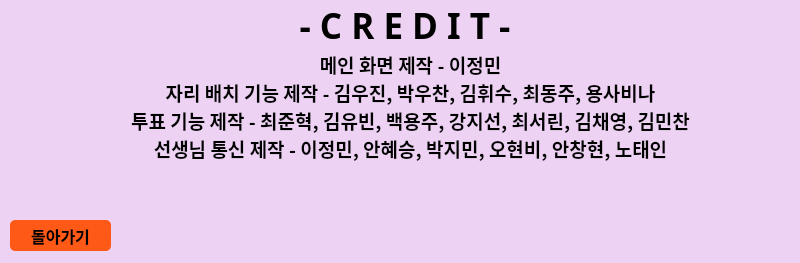
<?xml version="1.0" encoding="UTF-8"?>
<ui version="4.0">
 <class>Dialog</class>
 <widget class="QDialog" name="Dialog">
  <property name="geometry">
   <rect>
    <x>0</x>
    <y>0</y>
    <width>800</width>
    <height>263</height>
   </rect>
  </property>
  <property name="windowTitle">
   <string>Dialog</string>
  </property>
  <widget class="QLabel" name="label">
   <property name="geometry">
    <rect>
     <x>0</x>
     <y>0</y>
     <width>802</width>
     <height>351</height>
    </rect>
   </property>
   <property name="font">
    <font>
     <pointsize>15</pointsize>
    </font>
   </property>
   <property name="styleSheet">
    <string notr="true">background-color : #EDD2F3;</string>
   </property>
   <property name="text">
    <string/>
   </property>
   <property name="indent">
    <number>-1</number>
   </property>
  </widget>
  <widget class="QLabel" name="title">
   <property name="geometry">
    <rect>
     <x>0</x>
     <y>0</y>
     <width>801</width>
     <height>51</height>
    </rect>
   </property>
   <property name="font">
    <font>
     <family>Noto Sans CJK KR Black</family>
     <pointsize>26</pointsize>
     <weight>75</weight>
     <bold>true</bold>
    </font>
   </property>
   <property name="text">
    <string> - C R E D I T -</string>
   </property>
   <property name="alignment">
    <set>Qt::AlignCenter</set>
   </property>
  </widget>
  <widget class="QLabel" name="title_2">
   <property name="geometry">
    <rect>
     <x>100</x>
     <y>50</y>
     <width>621</width>
     <height>271</height>
    </rect>
   </property>
   <property name="font">
    <font>
     <family>Noto Sans CJK KR Black</family>
     <pointsize>14</pointsize>
     <weight>75</weight>
     <bold>true</bold>
    </font>
   </property>
   <property name="text">
    <string>&lt;html&gt;&lt;head/&gt;&lt;body&gt;&lt;p&gt;메인 화면 제작 - 이정민&lt;br/&gt;자리 배치 기능 제작 - 김우진, 박우찬, 김휘수, 최동주, 용사비나&lt;br/&gt;투표 기능 제작 - 최준혁, 김유빈, 백용주, 강지선, 최서린, 김채영, 김민찬&lt;br/&gt;선생님 통신 제작 - 이정민, 안혜승, 박지민, 오현비, 안창현, 노태인&lt;/p&gt;&lt;/body&gt;&lt;/html&gt;</string>
   </property>
   <property name="alignment">
    <set>Qt::AlignHCenter|Qt::AlignTop</set>
   </property>
  </widget>
  <widget class="QPushButton" name="goBackBtn">
   <property name="geometry">
    <rect>
     <x>10</x>
     <y>220</y>
     <width>101</width>
     <height>31</height>
    </rect>
   </property>
   <property name="font">
    <font>
     <family>Noto Sans CJK KR Black</family>
     <pointsize>12</pointsize>
     <weight>75</weight>
     <bold>true</bold>
    </font>
   </property>
   <property name="styleSheet">
    <string notr="true">background-color : rgb(255, 89, 24);
border-radius : 5px;</string>
   </property>
   <property name="text">
    <string>돌아가기</string>
   </property>
  </widget>
 </widget>
 <resources/>
 <connections/>
</ui>
